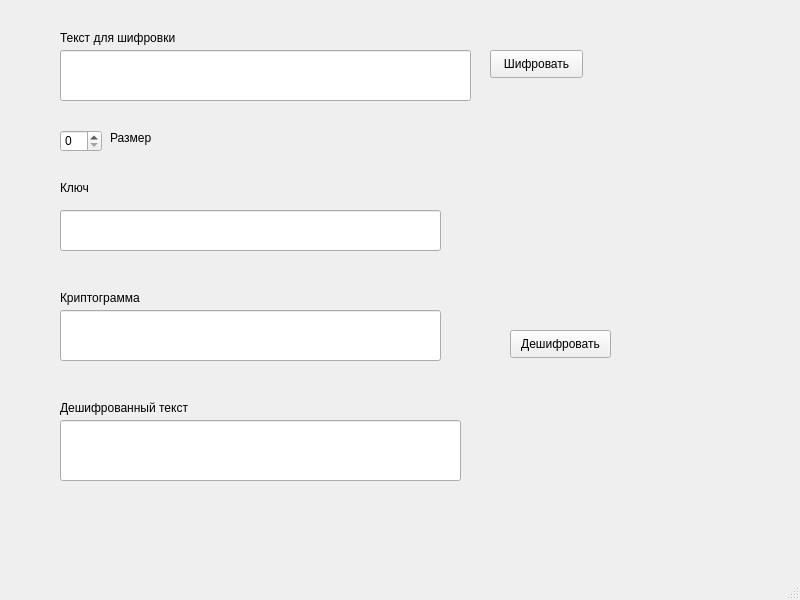
<?xml version="1.0" encoding="UTF-8"?>
<ui version="4.0">
 <class>MainWindow</class>
 <widget class="QMainWindow" name="MainWindow">
  <property name="geometry">
   <rect>
    <x>0</x>
    <y>0</y>
    <width>800</width>
    <height>600</height>
   </rect>
  </property>
  <property name="windowTitle">
   <string>MainWindow</string>
  </property>
  <widget class="QWidget" name="centralwidget">
   <widget class="QLineEdit" name="Text">
    <property name="geometry">
     <rect>
      <x>60</x>
      <y>50</y>
      <width>411</width>
      <height>51</height>
     </rect>
    </property>
   </widget>
   <widget class="QLineEdit" name="Key">
    <property name="geometry">
     <rect>
      <x>60</x>
      <y>210</y>
      <width>381</width>
      <height>41</height>
     </rect>
    </property>
   </widget>
   <widget class="QLineEdit" name="Crypto">
    <property name="geometry">
     <rect>
      <x>60</x>
      <y>310</y>
      <width>381</width>
      <height>51</height>
     </rect>
    </property>
   </widget>
   <widget class="QSpinBox" name="SizeBox">
    <property name="geometry">
     <rect>
      <x>60</x>
      <y>130</y>
      <width>42</width>
      <height>22</height>
     </rect>
    </property>
   </widget>
   <widget class="QPushButton" name="pushButton">
    <property name="geometry">
     <rect>
      <x>490</x>
      <y>50</y>
      <width>93</width>
      <height>28</height>
     </rect>
    </property>
    <property name="text">
     <string>Шифровать</string>
    </property>
   </widget>
   <widget class="QPushButton" name="ButDeshifr">
    <property name="geometry">
     <rect>
      <x>510</x>
      <y>330</y>
      <width>101</width>
      <height>28</height>
     </rect>
    </property>
    <property name="text">
     <string>Дешифровать</string>
    </property>
   </widget>
   <widget class="QLineEdit" name="answer">
    <property name="geometry">
     <rect>
      <x>60</x>
      <y>420</y>
      <width>401</width>
      <height>61</height>
     </rect>
    </property>
   </widget>
   <widget class="QLabel" name="label">
    <property name="geometry">
     <rect>
      <x>60</x>
      <y>30</y>
      <width>171</width>
      <height>16</height>
     </rect>
    </property>
    <property name="text">
     <string>Текст для шифровки</string>
    </property>
   </widget>
   <widget class="QLabel" name="label_2">
    <property name="geometry">
     <rect>
      <x>60</x>
      <y>180</y>
      <width>55</width>
      <height>16</height>
     </rect>
    </property>
    <property name="text">
     <string>Ключ</string>
    </property>
   </widget>
   <widget class="QLabel" name="label_3">
    <property name="geometry">
     <rect>
      <x>110</x>
      <y>130</y>
      <width>55</width>
      <height>16</height>
     </rect>
    </property>
    <property name="text">
     <string>Размер</string>
    </property>
   </widget>
   <widget class="QLabel" name="label_4">
    <property name="geometry">
     <rect>
      <x>60</x>
      <y>290</y>
      <width>101</width>
      <height>16</height>
     </rect>
    </property>
    <property name="text">
     <string>Криптограмма</string>
    </property>
   </widget>
   <widget class="QLabel" name="label_5">
    <property name="geometry">
     <rect>
      <x>60</x>
      <y>400</y>
      <width>141</width>
      <height>16</height>
     </rect>
    </property>
    <property name="text">
     <string>Дешифрованный текст</string>
    </property>
   </widget>
  </widget>
  <widget class="QMenuBar" name="menubar">
   <property name="geometry">
    <rect>
     <x>0</x>
     <y>0</y>
     <width>800</width>
     <height>26</height>
    </rect>
   </property>
  </widget>
  <widget class="QStatusBar" name="statusbar"/>
 </widget>
 <resources/>
 <connections/>
</ui>
